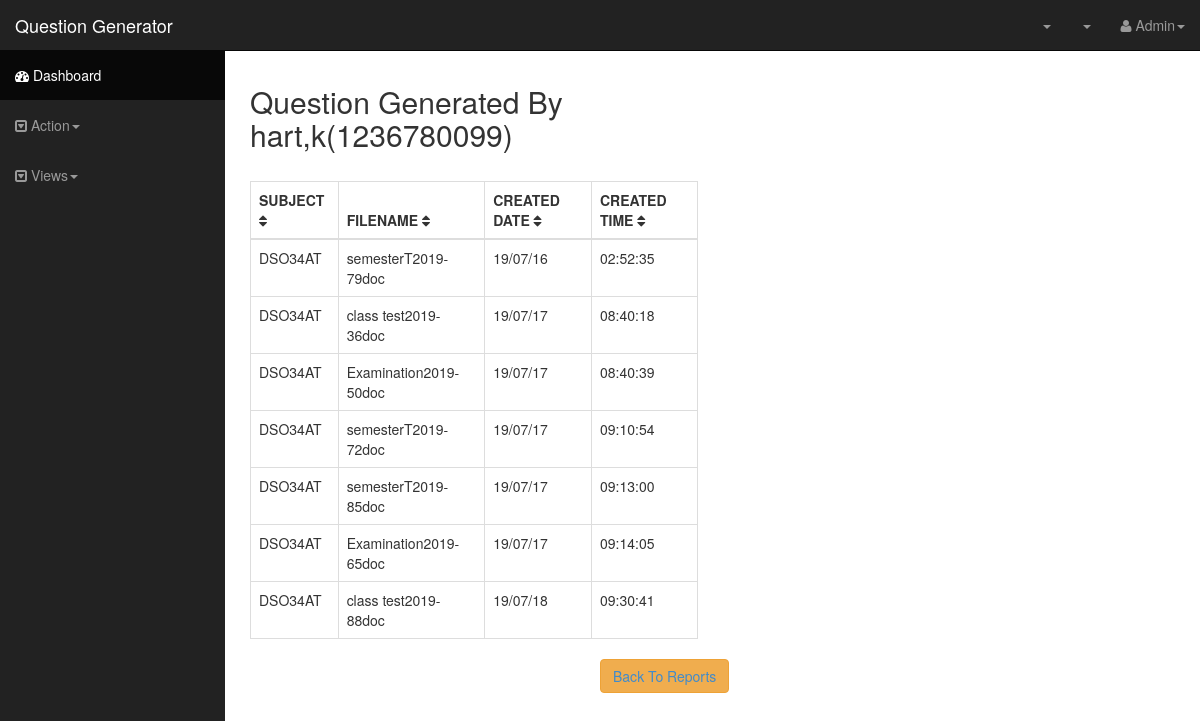
The page /lectureQuest.php?id=1236780099 on the database its author committed.
### tables this page shows
CREATE TABLE `lecture` (
  `lecture_id` int(10) NOT NULL,
  `lecture_name` varchar(20) NOT NULL,
  `lecture_surname` varchar(20) NOT NULL,
  `lecture_emai` varchar(30) NOT NULL
);

CREATE TABLE `question_paper` (
  `question_id` int(10) NOT NULL,
  `lecture_id` int(10) NOT NULL,
  `subject_code` varchar(10) NOT NULL,
  `moderator` varchar(20) NOT NULL,
  `duration` int(1) NOT NULL,
  `edate` varchar(10) NOT NULL,
  `category` varchar(20) NOT NULL,
  `filename` varchar(50) NOT NULL,
  `date` varchar(10) NOT NULL,
  `time` varchar(10) NOT NULL
);

### lectureQuest.php (the view, shortened to what this page needs)
<?php
include("connection.php");
$id = $_GET['id'];
?>
<!DOCTYPE html>
<html lang="en">
  <head>
    <link href="css/bootstrap.css" rel="stylesheet">
    <link href="css/sb-admin.css" rel="stylesheet">
    <link rel="stylesheet" href="font-awesome/css/font-awesome.min.css">
    <link rel="stylesheet" href="http://cdn.oesmith.co.uk/morris-0.4.3.min.css">
  </head>
  <body>
    <div id="wrapper">
      <nav class="navbar navbar-inverse navbar-fixed-top" role="navigation">
        <div class="navbar-header">
          <a class="navbar-brand" href="#">Question Generator</a>
        </div>
        <div class="collapse navbar-collapse navbar-ex1-collapse">
          <ul class="nav navbar-nav side-nav">
            <li class="active"><a href="#"><i class="fa fa-dashboard"></i> Dashboard</a></li>
         <li class="dropdown">
         <a href="#" class="dropdown-toggle" data-toggle="dropdown"><i class="fa fa-caret-square-o-down"></i> Action<b class="caret"></b></a>
            </li>
            <li class="dropdown">
              <a href="#" class="dropdown-toggle" data-toggle="dropdown"><i class="fa fa-caret-square-o-down"></i> Views<b class="caret"></b></a>
            </li>
          </ul>
          <ul class="nav navbar-nav navbar-right navbar-user">
            <li class="dropdown messages-dropdown">
              <a href="#" class="dropdown-toggle" data-toggle="dropdown"><i class=""></i> <span class="badge"></span> <b class="caret"></b></a>
            </li>
            <li class="dropdown alerts-dropdown">
              <a href="#" class="dropdown-toggle" data-toggle="dropdown"><i class=""></i>  <span class="badge"></span> <b class="caret"></b></a>
            <li class="dropdown user-dropdown">
              <a href="#" class="dropdown-toggle" data-toggle="dropdown"><i class="fa fa-user"></i> Admin<b class="caret"></b></a>
            </li>
          </ul>
        </div>
      </nav>
      <div id="page-wrapper">
        <div class="row">
        <div class="col-lg-6">
        <?php
            $name ="";
            $surname ="";
            $sql = "SELECT * FROM lecture WHERE lecture_id = $id";
            $results = mysqli_query($con,$sql);
            while($row = mysqli_fetch_array($results))
            {
                $name = $row['lecture_name'];
                $surname = $row['lecture_surname'];
            }
        ?>
            <h2>Question Generated By <?php echo $surname.",".substr($name,0,1)."(".$id.")"; ?></h2>
           <br>
            <div class="table-responsive">
              <table class="table table-bordered table-hover tablesorter">
                <thead>
                  <tr>
                    <th>SUBJECT <i class="fa fa-sort"></i></th>
                    <th>FILENAME <i class="fa fa-sort"></i></th>
                    <th>CREATED DATE <i class="fa fa-sort"></i></th>
                    <th>CREATED TIME <i class="fa fa-sort"></i></th>
                  </tr>
                </thead>
                <tbody>
                <?php
                $id = $_GET['id'];
                  $sql = "SELECT* FROM question_paper WHERE lecture_id = $id";
                  $results = mysqli_query($con,$sql);
                  while($row = mysqli_fetch_array($results))
                  {
                        $name = $row ['filename'];
                        $subj = $row ['subject_code'];
                        $date = $row ['date'];
                        $time = $row ['time'];
                ?>
                  <tr>
                    <td><?php echo $subj;?></td>
                    <td><?php echo $name;?></td>
                    <td><?php echo $date;?></td>
                    <td><?php echo $time;?></td>
               </tr>
                  <?php
                  }
                  ?>
                </tbody>
              </table>
              <button type="submit" class="btn btn-warning"  style="margin-left:350px;"><a href="admin.php">Back To Reports</a></button>
            </div>
          </div>
        </div>
      </div>
    </div>
  </body>
</html>

### css/sb-admin.css (style rules this page uses)
body { margin-top: 50px; }
#wrapper { padding-left: 0; }
#page-wrapper { width: 100%; padding: 5px 15px; }
table.tablesorter thead { cursor: pointer; }
@media (min-width:768px) { #wrapper { padding-left: 225px; } }
@media (min-width:768px) { #page-wrapper { padding: 15px 25px; } }
@media (min-width:768px) { .side-nav { margin-left: -225px; left: 225px; width: 225px; position: fixed; top: 50px; height: 100%; border-radius: 0; border: none; background-color: #222222; overflow-y: auto; } }
@media (min-width:768px) { .side-nav>li>a { width: 225px; } }
@media (min-width:768px) { .navbar-collapse { padding-left: 15px !important; padding-right: 15px !important; } }

### rows shown on the page
lecture: lecture_surname "hart", lecture_name "k"
question_paper: subject_code "DSO34AT", filename "semesterT2019-79doc", date "19/07/16", time "02:52:35"
question_paper: subject_code "DSO34AT", filename "class test2019-36doc", date "19/07/17", time "08:40:18"
question_paper: subject_code "DSO34AT", filename "Examination2019-50doc", date "19/07/17", time "08:40:39"
question_paper: subject_code "DSO34AT", filename "semesterT2019-72doc", date "19/07/17", time "09:10:54"
question_paper: subject_code "DSO34AT", filename "semesterT2019-85doc", date "19/07/17", time "09:13:00"
question_paper: subject_code "DSO34AT", filename "Examination2019-65doc", date "19/07/17", time "09:14:05"
question_paper: subject_code "DSO34AT", filename "class test2019-88doc", date "19/07/18", time "09:30:41"

### other values the page prints
$id "1236780099"
